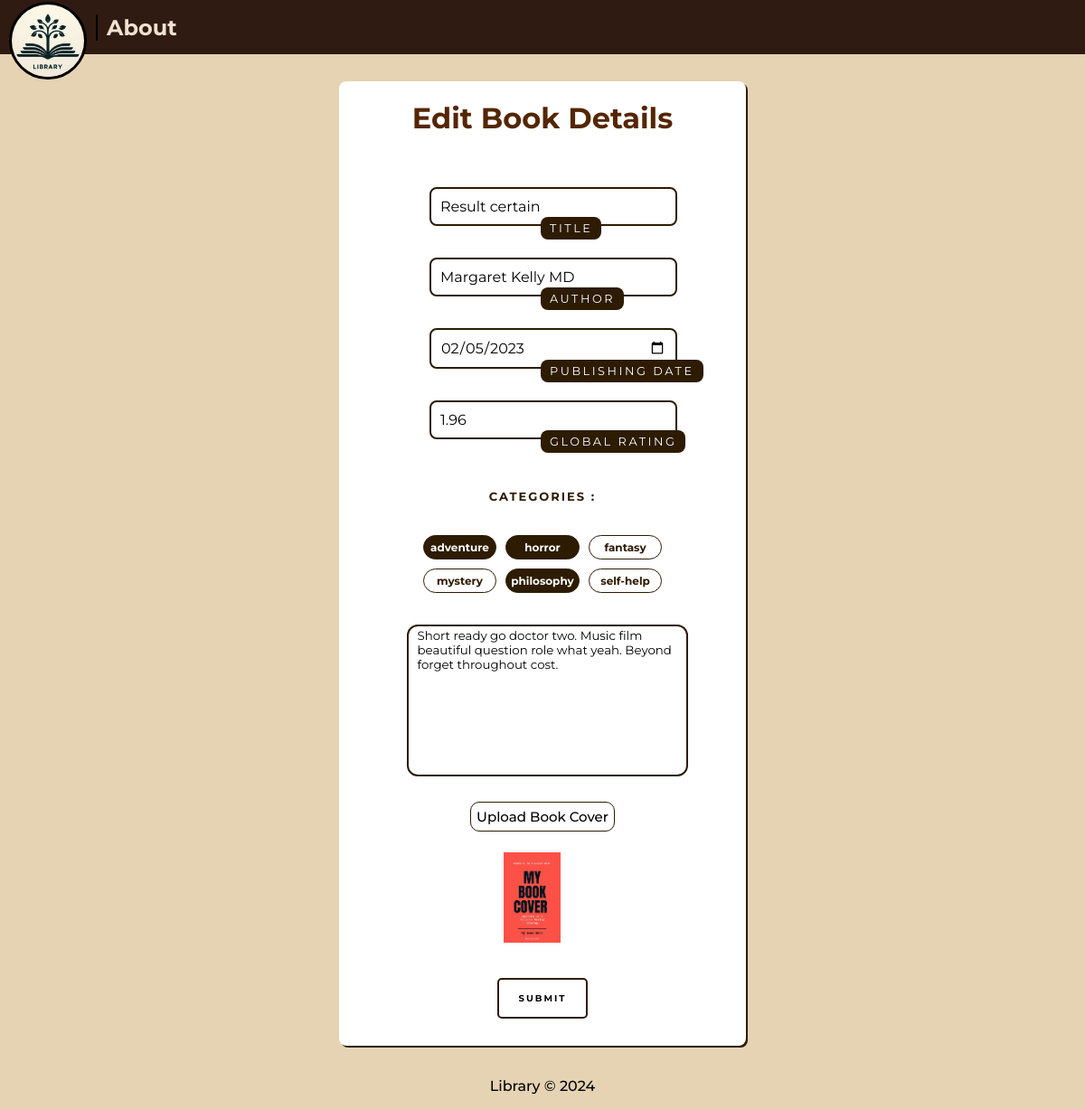
Page /edit-book/46/ on the earlier database version.
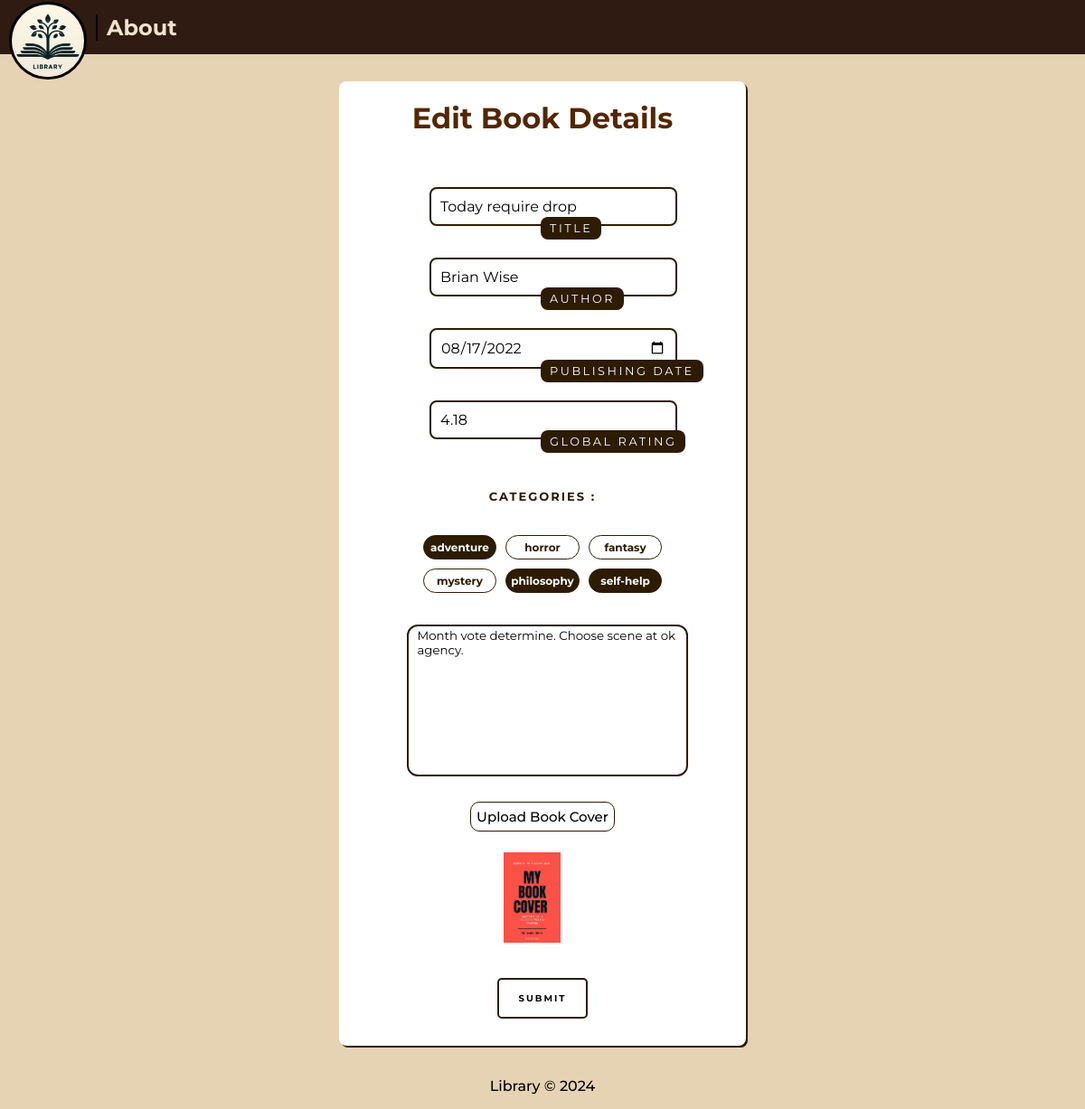
Same page on the later database version.
### libraryManager/models.py (models this page shows, shortened)
class Book(models.Model):
    title = models.CharField(max_length=200)
    author = models.CharField(max_length=200)
    rating = models.DecimalField(max_digits=3, decimal_places=2, validators=[MinValueValidator(1.0), MaxValueValidator(5.0)])
    story = models.TextField()
    categories = models.ManyToManyField(Category, blank=True)
    dateAdded = models.DateTimeField(auto_now_add=True)
    datePublished = models.DateField()
    cover = models.ImageField(upload_to='covers/')
    isAvailable = models.BooleanField(default=True)

class Category(models.Model):
    name = models.CharField(max_length=100)
    def __str__(self):
        return self.name

### libraryManager/views.py (the view, shortened to what this page needs)
# urls.py: path('edit-book/<int:book_id>/', views.editBook),
def editBook(request, book_id):
    book = Book.objects.get(id=book_id)
    categories = Category.objects.all()
    data = {'book': book, 'categories': categories}
    return render(request, 'edit-book.html', data)

### templates/edit-book.html (shortened to what this page needs)
{% extends 'base.html' %}
{% load static %}
{% block css_js %}
  <link rel="stylesheet" href="{% static 'css/edit-book.css' %}" />
{% endblock %}
{% block content %}
  <form id="add-book-form" method="POST" enctype="multipart/form-data">
    <h1 class="add-book-header">Edit Book Details</h1>
    <div class="form-item">
      <input
        class="normal-input"
        type="text"
        name="title"
        value="{{ book.title }}"
        required
      />
      <span>Title</span>
    </div>
    <div class="form-item">
      <input
        class="normal-input"
        type="text"
        name="author"
        value="{{ book.author }}"
        required
      />
      <span>Author</span>
    </div>
    <div class="form-item">
      <input class="normal-input date-picker" type="date" name="date-published" value="{{ book.datePublished|date:"Y-m-d" }}" required/>
      <span>Publishing Date</span>
    </div>
    <div class="form-item">
      <input
        class="normal-input rating"
        type="number"
        name="rating"
        min="1"
        max="5"
        step="0.01"
        value="{{ book.rating }}"
        required
      />
      <span>Global Rating</span>
    </div>
    <span class="categories">CATEGORIES : </span>
    <div class="category-inputs">
      {% for category in categories %}
      <div class="category-item">
        <div class="custom-checkbox" onclick="toggleCheckbox('{{ category }}')">
          {{ category }}
        </div>
      </div>
      {% endfor %}
    </div>
    <textarea
      name="description"
      rows="10"
      cols="35"
      style="resize: none"
      class="book-desc"
    >{{ book.story }}</textarea>
    <div class="add-image">
      <label for="book-cover-input" class="custom-file-upload">
        Upload Book Cover
      </label>
      <br />
      <img id="image-preview" class="image-preview" src={{ book.cover.url }}/>
    </div>
    <button type="submit" class="submit-button">submit</button>
  </form>
{% endblock %}

Differences in the rows shown:
changed Book: title "Result certain" → "Today require drop"; author "Margaret Kelly MD" → "Brian Wise"; date-published "02/05/2023" → "08/17/2022"; rating "1.96" → "4.18"; description "Short ready go doctor two. Music film beautiful question role what yeah. Beyond forget throughout cost." → "Month vote determine. Choose scene at ok agency."
